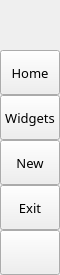
        <widget class="QFrame" name="leftMenuBg">
         <property name="minimumSize">
          <size>
           <width>60</width>
           <height>0</height>
          </size>
         </property>
         <property name="maximumSize">
          <size>
           <width>60</width>
           <height>16777215</height>
          </size>
         </property>
         <property name="frameShape">
          <enum>QFrame::NoFrame</enum>
         </property>
         <property name="frameShadow">
          <enum>QFrame::Raised</enum>
         </property>
         <layout class="QVBoxLayout" name="verticalLayout_3">
          <property name="spacing">
           <number>0</number>
          </property>
          <property name="leftMargin">
           <number>0</number>
          </property>
          <property name="topMargin">
           <number>0</number>
          </property>
          <property name="rightMargin">
           <number>0</number>
          </property>
          <property name="bottomMargin">
           <number>0</number>
          </property>
          <item>
           <widget class="QFrame" name="topLogoInfo">
            <property name="minimumSize">
             <size>
              <width>0</width>
              <height>50</height>
             </size>
            </property>
            <property name="maximumSize">
             <size>
              <width>16777215</width>
              <height>50</height>
             </size>
            </property>
            <property name="frameShape">
             <enum>QFrame::NoFrame</enum>
            </property>
            <property name="frameShadow">
             <enum>QFrame::Raised</enum>
            </property>
            <widget class="QFrame" name="topLogo">
             <property name="geometry">
              <rect>
               <x>10</x>
               <y>5</y>
               <width>42</width>
               <height>42</height>
              </rect>
             </property>
             <property name="minimumSize">
              <size>
               <width>42</width>
               <height>42</height>
              </size>
             </property>
             <property name="maximumSize">
              <size>
               <width>42</width>
               <height>42</height>
              </size>
             </property>
             <property name="frameShape">
              <enum>QFrame::NoFrame</enum>
             </property>
             <property name="frameShadow">
              <enum>QFrame::Raised</enum>
             </property>
            </widget>
            <widget class="QLabel" name="titleLeftApp">
             <property name="geometry">
              <rect>
               <x>70</x>
               <y>8</y>
               <width>160</width>
               <height>20</height>
              </rect>
             </property>
             <property name="font">
              <font>
               <family>NanumGothic</family>
               <pointsize>12</pointsize>
               <weight>7</weight>
               <italic>false</italic>
               <bold>false</bold>
              </font>
             </property>
             <property name="text">
              <string>PyDracula</string>
             </property>
             <property name="alignment">
              <set>Qt::AlignLeading|Qt::AlignLeft|Qt::AlignTop</set>
             </property>
            </widget>
            <widget class="QLabel" name="titleLeftDescription">
             <property name="geometry">
              <rect>
               <x>70</x>
               <y>27</y>
               <width>160</width>
               <height>16</height>
              </rect>
             </property>
             <property name="maximumSize">
              <size>
               <width>16777215</width>
               <height>16</height>
              </size>
             </property>
             <property name="font">
              <font>
               <family>NanumGothic</family>
               <pointsize>8</pointsize>
               <weight>50</weight>
               <italic>false</italic>
               <bold>false</bold>
              </font>
             </property>
             <property name="text">
              <string/>
             </property>
             <property name="alignment">
              <set>Qt::AlignLeading|Qt::AlignLeft|Qt::AlignTop</set>
             </property>
            </widget>
           </widget>
          </item>
          <item>
           <widget class="QFrame" name="leftMenuFrame">
            <property name="sizePolicy">
             <sizepolicy hsizetype="Preferred" vsizetype="Preferred">
              <horstretch>0</horstretch>
              <verstretch>0</verstretch>
             </sizepolicy>
            </property>
            <property name="frameShape">
             <enum>QFrame::NoFrame</enum>
            </property>
            <property name="frameShadow">
             <enum>QFrame::Raised</enum>
            </property>
            <layout class="QVBoxLayout" name="verticalMenuLayout">
             <property name="spacing">
              <number>0</number>
             </property>
             <property name="leftMargin">
              <number>0</number>
             </property>
             <property name="topMargin">
              <number>0</number>
             </property>
             <property name="rightMargin">
              <number>0</number>
             </property>
             <property name="bottomMargin">
              <number>0</number>
             </property>
             <item alignment="Qt::AlignTop">
              <widget class="QFrame" name="topMenu">
               <property name="frameShape">
                <enum>QFrame::NoFrame</enum>
               </property>
               <property name="frameShadow">
                <enum>QFrame::Raised</enum>
               </property>
               <layout class="QVBoxLayout" name="verticalLayout_8">
                <property name="spacing">
                 <number>0</number>
                </property>
                <property name="leftMargin">
                 <number>0</number>
                </property>
                <property name="topMargin">
                 <number>0</number>
                </property>
                <property name="rightMargin">
                 <number>0</number>
                </property>
                <property name="bottomMargin">
                 <number>0</number>
                </property>
                <item>
                 <widget class="QPushButton" name="btn_home">
                  <property name="sizePolicy">
                   <sizepolicy hsizetype="Expanding" vsizetype="Fixed">
                    <horstretch>0</horstretch>
                    <verstretch>0</verstretch>
                   </sizepolicy>
                  </property>
                  <property name="minimumSize">
                   <size>
                    <width>0</width>
                    <height>45</height>
                   </size>
                  </property>
                  <property name="font">
                   <font>
                    <family>NanumGothic</family>
                    <pointsize>10</pointsize>
                    <weight>50</weight>
                    <italic>false</italic>
                    <bold>false</bold>
                   </font>
                  </property>
                  <property name="cursor">
                   <cursorShape>PointingHandCursor</cursorShape>
                  </property>
                  <property name="layoutDirection">
                   <enum>Qt::LeftToRight</enum>
                  </property>
                  <property name="styleSheet">
                   <string notr="true">background-image: url(:/icon/images/icons/cil-home.png);</string>
                  </property>
                  <property name="text">
                   <string>Home</string>
                  </property>
                 </widget>
                </item>
                <item>
                 <widget class="QPushButton" name="btn_nowSales">
                  <property name="sizePolicy">
                   <sizepolicy hsizetype="Expanding" vsizetype="Fixed">
                    <horstretch>0</horstretch>
                    <verstretch>0</verstretch>
                   </sizepolicy>
                  </property>
                  <property name="minimumSize">
                   <size>
                    <width>0</width>
                    <height>45</height>
                   </size>
                  </property>
                  <property name="font">
                   <font>
                    <family>NanumGothic</family>
                    <pointsize>10</pointsize>
                    <weight>50</weight>
                    <italic>false</italic>
                    <bold>false</bold>
                   </font>
                  </property>
                  <property name="cursor">
                   <cursorShape>PointingHandCursor</cursorShape>
                  </property>
                  <property name="layoutDirection">
                   <enum>Qt::LeftToRight</enum>
                  </property>
                  <property name="styleSheet">
                   <string notr="true">background-image: url(:/icon/images/icons/cil-calendar-check.png);</string>
                  </property>
                  <property name="text">
                   <string>Widgets</string>
                  </property>
                 </widget>
                </item>
                <item>
                 <widget class="QPushButton" name="btn_postSales">
                  <property name="sizePolicy">
                   <sizepolicy hsizetype="Expanding" vsizetype="Fixed">
                    <horstretch>0</horstretch>
                    <verstretch>0</verstretch>
                   </sizepolicy>
                  </property>
                  <property name="minimumSize">
                   <size>
                    <width>0</width>
                    <height>45</height>
                   </size>
                  </property>
                  <property name="font">
                   <font>
                    <family>NanumGothic</family>
                    <pointsize>10</pointsize>
                    <weight>50</weight>
                    <italic>false</italic>
                    <bold>false</bold>
                   </font>
                  </property>
                  <property name="cursor">
                   <cursorShape>PointingHandCursor</cursorShape>
                  </property>
                  <property name="layoutDirection">
                   <enum>Qt::LeftToRight</enum>
                  </property>
                  <property name="styleSheet">
                   <string notr="true">background-image: url(:/icon/images/icons/cil-chart-line.png);</string>
                  </property>
                  <property name="text">
                   <string>New</string>
                  </property>
                 </widget>
                </item>
                <item>
                 <widget class="QPushButton" name="btn_exit">
                  <property name="sizePolicy">
                   <sizepolicy hsizetype="Expanding" vsizetype="Fixed">
                    <horstretch>0</horstretch>
                    <verstretch>0</verstretch>
                   </sizepolicy>
                  </property>
                  <property name="minimumSize">
                   <size>
                    <width>0</width>
                    <height>45</height>
                   </size>
                  </property>
                  <property name="font">
                   <font>
                    <family>NanumGothic</family>
                    <pointsize>10</pointsize>
                    <weight>50</weight>
                    <italic>false</italic>
                    <bold>false</bold>
                   </font>
                  </property>
                  <property name="cursor">
                   <cursorShape>PointingHandCursor</cursorShape>
                  </property>
                  <property name="layoutDirection">
                   <enum>Qt::LeftToRight</enum>
                  </property>
                  <property name="styleSheet">
                   <string notr="true">background-image: url(:/icon/images/icons/cil-x.png);</string>
                  </property>
                  <property name="text">
                   <string>Exit</string>
                  </property>
                 </widget>
                </item>
               </layout>
              </widget>
             </item>
             <item alignment="Qt::AlignBottom">
              <widget class="QFrame" name="bottomMenu">
               <property name="frameShape">
                <enum>QFrame::NoFrame</enum>
               </property>
               <property name="frameShadow">
                <enum>QFrame::Raised</enum>
               </property>
               <layout class="QVBoxLayout" name="verticalLayout_9">
                <property name="spacing">
                 <number>0</number>
                </property>
                <property name="leftMargin">
                 <number>0</number>
                </property>
                <property name="topMargin">
                 <number>0</number>
                </property>
                <property name="rightMargin">
                 <number>0</number>
                </property>
                <property name="bottomMargin">
                 <number>0</number>
                </property>
                <item>
                 <widget class="QPushButton" name="toggleLeftBox">
                  <property name="sizePolicy">
                   <sizepolicy hsizetype="Expanding" vsizetype="Fixed">
                    <horstretch>0</horstretch>
                    <verstretch>0</verstretch>
                   </sizepolicy>
                  </property>
                  <property name="minimumSize">
                   <size>
                    <width>0</width>
                    <height>45</height>
                   </size>
                  </property>
                  <property name="font">
                   <font>
                    <family>NanumGothic</family>
                    <pointsize>10</pointsize>
                    <weight>50</weight>
                    <italic>false</italic>
                    <bold>false</bold>
                   </font>
                  </property>
                  <property name="cursor">
                   <cursorShape>PointingHandCursor</cursorShape>
                  </property>
                  <property name="layoutDirection">
                   <enum>Qt::LeftToRight</enum>
                  </property>
                  <property name="styleSheet">
                   <string notr="true">background-image: url(:/icon/images/icons/icon_settings.png);</string>
                  </property>
                  <property name="text">
                   <string/>
                  </property>
                 </widget>
                </item>
               </layout>
              </widget>
             </item>
            </layout>
           </widget>
          </item>
         </layout>
        </widget>
